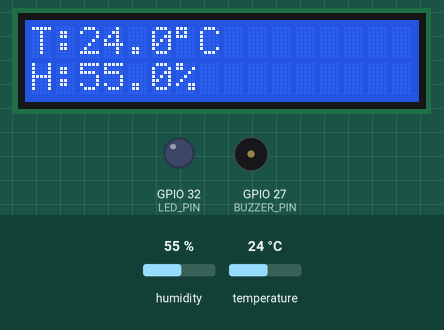
The sketch below on a simulated ESP32. On the bench: 16×2 character LCD, output pins drawn as LEDs (lit = HIGH), buzzer (waves = sounding). The test bench sets the inputs (shaded band); at power-on: humidity 55 %, temperature 24 °C. What the sketch prints to the serial monitor is not drawn.

Above: at 3.2 s.
3.3 s: humidity set to 79 %
At 5.4 s:
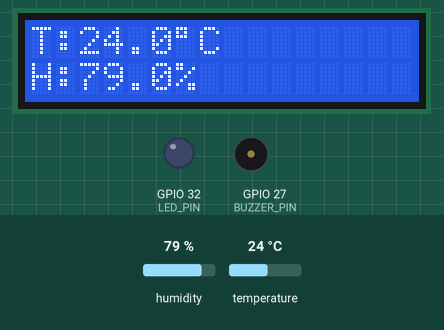
6.0 s: humidity set to 82 %
At 7.32 s:
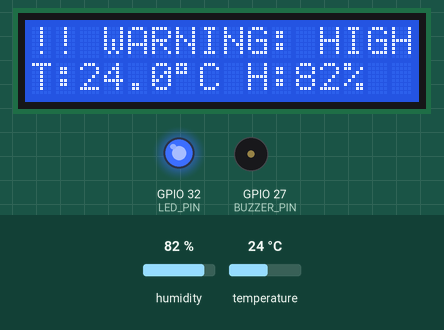
8.7 s: temperature set to 34.7 °C
At 8.89 s:
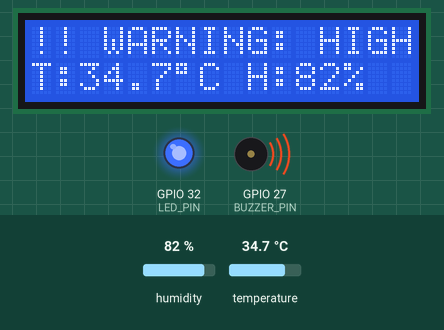
11.4 s: temperature set to 35.5 °C
At 14.77 s:
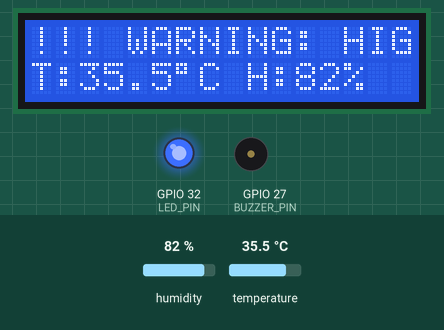
Timing chart, 0 to 17.1 s (numbered marks = the images above; inputs shaded):
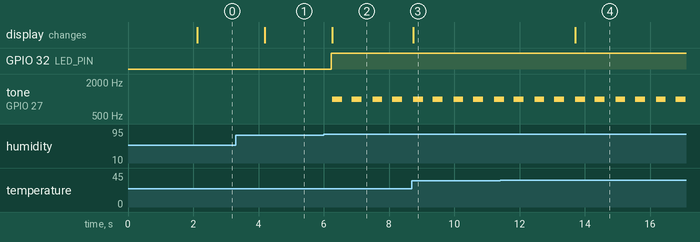

Measured:
- the behaviour switches between 80 and 81 % on humidity (found by bisection; images 1 and 2)
- the behaviour switches between 35 and 35.1 °C on temperature (found by bisection; images 3 and 4)
- after the input at 3.3 s, the display: changes after 0.89 s (image 1)
- after the input at 6.0 s, GPIO 32 (LED_PIN): LOW → HIGH after 0.22 s; tone on GPIO 27 (BUZZER_PIN): alternates 1000 Hz for 0.30 s and silent for 0.30 s, starting after 0.26 s; the display: changes after 0.26 s (image 2)
- after the input at 8.7 s, the display: changes at once (image 3)
- after the input at 11.4 s, the display: changes after 2.3 s (image 4)

The sketch:

sketch.ino
```cpp
#include <Arduino.h>
#include <Wire.h>
#include <LiquidCrystal_I2C.h>
#include <DHT.h>

#define DHTPIN 25
#define DHTTYPE DHT22

#define LED_PIN 32
#define BUZZER_PIN 27

#define TEMP_THRESHOLD 35.0
#define HUM_THRESHOLD 80.0

DHT dht(DHTPIN, DHTTYPE);
LiquidCrystal_I2C lcd(0x27, 16, 2);

void setup() {
  Serial.begin(115200);

  pinMode(LED_PIN, OUTPUT);
  pinMode(BUZZER_PIN, OUTPUT);

  digitalWrite(LED_PIN, LOW);

  dht.begin();

  lcd.init();
  lcd.backlight();

  lcd.setCursor(0, 0);
  lcd.print("Temp & Humidity");
  lcd.setCursor(0, 1);
  lcd.print("Monitoring...");
  delay(2000);

  lcd.clear();
}

void loop() {

  float temperature = dht.readTemperature();
  float humidity = dht.readHumidity();

  if (isnan(temperature) || isnan(humidity)) {
    Serial.println("DHT22 Read Failed!");

    lcd.setCursor(0, 0);
    lcd.print("Sensor Error    ");
    lcd.setCursor(0, 1);
    lcd.print("Check DHT22     ");

    noTone(BUZZER_PIN);
    digitalWrite(LED_PIN, LOW);

    delay(2000);
    return;
  }

  bool tempAlert = temperature > TEMP_THRESHOLD;
  bool humAlert = humidity > HUM_THRESHOLD;

  Serial.print("Temperature: ");
  Serial.print(temperature);
  Serial.print(" C | Humidity: ");
  Serial.print(humidity);
  Serial.println(" %");

  if (tempAlert || humAlert) {

    digitalWrite(LED_PIN, HIGH);

    lcd.setCursor(0, 0);

    if (tempAlert) {
      lcd.print("!!! WARNING: HIGH TEMP !!");
    } else {
      lcd.print("!! WARNING: HIGH HUMID !!");
    }

    lcd.setCursor(0, 1);
    lcd.print("T:");
    lcd.print(temperature, 1);
    lcd.print((char)223);
    lcd.print("C ");

    lcd.print("H:");
    lcd.print(humidity, 0);
    lcd.print("% ");

    Serial.println("ALERT CONDITION!");

    tone(BUZZER_PIN, 1000);
    delay(300);

    noTone(BUZZER_PIN);
    delay(300);

    tone(BUZZER_PIN, 1000);
    delay(300);

    noTone(BUZZER_PIN);
    delay(300);
  }
  else {

    digitalWrite(LED_PIN, LOW);
    noTone(BUZZER_PIN);

    lcd.setCursor(0, 0);
    lcd.print("T:");
    lcd.print(temperature, 1);
    lcd.print((char)223);
    lcd.print("C       ");

    lcd.setCursor(0, 1);
    lcd.print("H:");
    lcd.print(humidity, 1);
    lcd.print("%       ");

    Serial.println("NORMAL CONDITION");

    delay(1000);
  }
}
```
